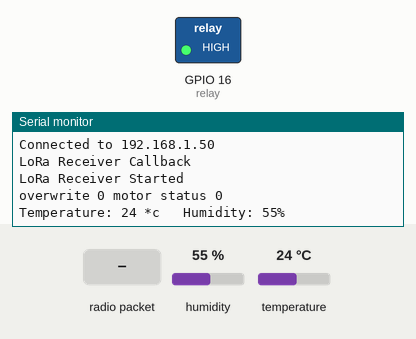
This sketch was run on a simulated ESP32. Parts: switched loads named in the sketch (green lamp = pin HIGH), the last lines printed to the serial monitor. The test bench sets the inputs (shaded band); at power-on: humidity 55 %, temperature 24 °C. WiFi joins after 1.5 s; servers stay silent unless stated; the local clock reads 2024-03-15 10:24:30 at power-on unless the sketch sets it; no radio packets arrive unless stated; the Firebase database answers and starts empty.

Above: at 5.1 s.
5.2 s: radio packet "int" arrives
At 5.7 s:
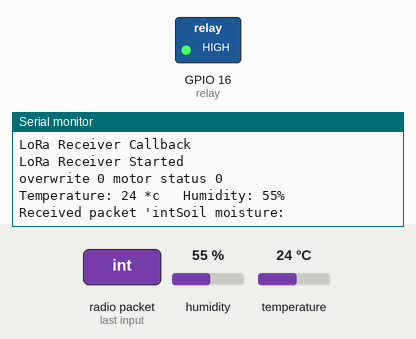
7.7 s: radio packet "200" arrives
At 8.5 s:
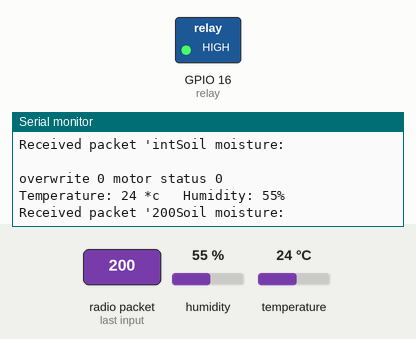

Measured:
- after the input at 5.2 s, the serial monitor: prints a new line at once (image 1)
- after the input at 7.7 s, the serial monitor: prints a new line at once (image 2)

The sketch:

controller.ino
```cpp
#include <LoRa.h>
#include <SPI.h>
#include <DHT.h>
#include <WiFi.h>
#include <time.h>
#include <HTTPClient.h>
#include <FirebaseESP32.h>
#include <ArduinoJson.h>

#define ss 5
#define rst 14
#define dio0 2
#define DHTTYPE DHT11
#define DHTPIN 4
#define relay 16

DHT dht(DHTPIN, DHTTYPE);
HTTPClient http;
FirebaseData firebaseData;

// a string to hold NTP server to request epoch time
const char* ntpServer = "pool.ntp.org";

//WiFi credentials
const char* ssid = "Jarun's phone";
const char* password = "myphone1";

// API keys and URL for Accuweather API
String apiKey = "4gTsKl3rKk2y11MEH1a8jG0p22A6AMwL";
String weatherAPI = "http://dataservice.accuweather.com/forecasts/v1/daily/1day/190803?apikey=" + apiKey + "&details=true&metric=true";
int weatherResponse;
String weatherPayload;

// Firebase credentials
String FIREBASE_HOST = "https://smartirrigation-e152e-default-rtdb.asia-southeast1.firebasedatabase.app/";
String FIREBASE_AUTH = "Da7VhoMY0ujXYMFuZeyPYHpdzihTwO3kaGN7N0WV";

//Sensor value variables
struct dhtReadings {
  int temperature;
  int humidity;
};

int soil_moisture = 100;
struct dhtReadings dhtVAL;

// Weather data
int precepitationProb = 50;
long lastUpdateTime = 0;
int timeOffset = 5.5;

bool motorStatus = false;
int overwrite = 0;

//threshold
int tempThresh = 30;
int humThresh = 70;
int prepThresh = 75;
int soilMThresh = 70;

// Ggets current epoch time
unsigned long Get_Epoch_Time() {
  time_t now;
  struct tm timeinfo;
  if (!getLocalTime(&timeinfo)) {
    Serial.println("Failed to obtain time");
    return(0);
  }
  time(&now);
  return now;
}

void initWiFi() {
  WiFi.mode(WIFI_STA);
  WiFi.begin(ssid, password);
  Serial.print("Connecting to WiFi...");
  while(WiFi.status() != WL_CONNECTED) {
    Serial.print(".");
    delay(1000);
  }
  Serial.print("\nConnected to ");
  Serial.println(WiFi.localIP());

  Firebase.begin(FIREBASE_HOST, FIREBASE_AUTH);
  Firebase.reconnectWiFi(true);
  Firebase.setwriteSizeLimit(firebaseData, "tiny");
}

void onReceive(int packetSize) {
  // received a packet
  Serial.print("Received packet '");

  // read packet
  String packet = LoRa.readString();
  Serial.print(packet);

  String val = packet.substring(6, packetSize);
  soil_moisture = val.toInt();

  // print RSSI of packet
//  Serial.print("' with RSSI ");
//  Serial.println(LoRa.packetRssi());
  Serial.print("Soil moisture: ");
  Serial.println(val);
  Serial.println(" ");
}

void initLoRa() {
  LoRa.setPins(ss, rst, dio0);
  Serial.println("LoRa Receiver Callback");

  while (!LoRa.begin(433E6)) {
    Serial.println("Starting LoRa failed!");
    delay(1000);
  }
  Serial.println("LoRa Receiver Started");
  LoRa.onReceive(onReceive);
  LoRa.receive();
}


void readDHT() {
  struct dhtReadings read;
  read.temperature = dht.readTemperature();
  read.humidity = dht.readHumidity();
  if(isnan(read.temperature) && isnan(read.humidity)) {
    Serial.println("Failed to read from DHT sensor");
  } else {
    dhtVAL.temperature = read.temperature;
    dhtVAL.humidity = read.humidity;
    Serial.print("Temperature: ");
    Serial.print(read.temperature);
    Serial.print(" *c   Humidity: ");
    Serial.print(read.humidity);
    Serial.println("%");
  }
}

void getWeatherData() {
  http.begin(weatherAPI.c_str());
  weatherResponse = http.GET();

  weatherPayload = "{}";
  Serial.print("HTTP response code: ");
  Serial.println(weatherResponse);
  if(weatherResponse == 200) {
    weatherPayload = http.getString();

    StaticJsonDocument<200> doc;
    DeserializationError error = deserializeJson(doc, weatherPayload);
    if(error) {
      Serial.println("Json Parsing failed");
      return;
    }
    precepitationProb = doc["DailyForecasts"]["Day"]["PrecipitationProbability"];
    Serial.print("Probability of precepiation: ");
    Serial.println(precepitationProb);
    Firebase.RTDB.setInt(&firebaseData, "123/sensrd/rainprob", precepitationProb);
  } else {
    Serial.println("ERROR IN GETTING WEATHER DATA");
  }
}

void getThresh() {
  Firebase.RTDB.getInt(&firebaseData, "123/overwrite");

  if(firebaseData.dataType() == "int") {
    overwrite = firebaseData.intData();
  }

  if(overwrite==1) {

    Firebase.RTDB.getInt(&firebaseData, "123/motor");
    if(firebaseData.dataType() == "int") {
      int temp = firebaseData.intData();
      if(temp == 1) {
        motorStatus = true;
      } else {
        motorStatus = false;
      }
    }
  }

  Firebase.RTDB.getInt(&firebaseData, "123/thresh/temp");
  if(firebaseData.dataType() == "int") {
    tempThresh = firebaseData.intData();
  }
  Firebase.RTDB.getInt(&firebaseData, "123/thresh/hum");
  if(firebaseData.dataType() == "int") {
    humThresh = firebaseData.intData();
  }
  Firebase.RTDB.getInt(&firebaseData, "123/thresh/rainprob");
  if(firebaseData.dataType() == "int") {
    prepThresh = firebaseData.intData();
  }
  Firebase.RTDB.getInt(&firebaseData, "123/thresh/moist");
  if(firebaseData.dataType() == "int") {
    soilMThresh = firebaseData.intData();
  }
}


void post() {
  Firebase.RTDB.setInt(&firebaseData, "123/sensrd/hum", dhtVAL.humidity);
  Firebase.RTDB.setInt(&firebaseData, "123/sensrd/temp", dhtVAL.temperature);
  Firebase.RTDB.setInt(&firebaseData, "123/sensrd/s1/moist", soil_moisture);
}


boolean checkTimeForFetch() {
  long tempTime = Get_Epoch_Time();
  if(tempTime-lastUpdateTime >= 21600) {
    lastUpdateTime = tempTime;
    return true;
  }
  return false;
}

void control() {
  readDHT();

  // user input
  if(overwrite == 1) {
    if(motorStatus){
      digitalWrite(relay, LOW);
    } else {
      digitalWrite(relay, HIGH);
    }
    return;
  }

  if(soil_moisture <= soilMThresh) {
    if(dhtVAL.temperature >= tempThresh && dhtVAL.humidity <= humThresh) {

      // Update weather report only if the last update happened
      // before 6 hours
      if(checkTimeForFetch()) {
        getWeatherData();
      }

      if(precepitationProb < prepThresh) {
        if(!motorStatus) {
          Serial.println("Irrigating");
          Firebase.RTDB.setInt(&firebaseData, "123/motor", 1);
          motorStatus = true;
          digitalWrite(relay, LOW);
          Serial.println("Waits for 20 sec");
          delay(20000);
        }
      } else {
        Serial.println("Rain predicted");
        if(motorStatus) {
          motorStatus = false;
          Firebase.RTDB.setInt(&firebaseData, "123/motor", 0);
          digitalWrite(relay, HIGH);
        }
      }

    } else {
      if(motorStatus) {
        motorStatus = false;
        Firebase.RTDB.setInt(&firebaseData, "123/motor", 0);
        Serial.println("Irrigation turned off");
        digitalWrite(relay, HIGH);
      }
    }
  }
}

void setup() {
  Serial.begin(9600);
  while (!Serial);
  delay(1000);

  configTime(0, 0, ntpServer);
  initWiFi();
  initLoRa();
  pinMode(DHTPIN, INPUT);
  pinMode(relay, OUTPUT);
  digitalWrite(relay, HIGH);
  dht.begin();

  getThresh();
  Firebase.RTDB.getInt(&firebaseData, "123/motor");
    if(firebaseData.dataType() == "int") {
      int temp = firebaseData.intData();
      if(temp == 1) {
        motorStatus = true;
      } else {
        motorStatus = false;
      }
    }
}

void loop() {
  getThresh();
  Serial.print("overwrite ");
  Serial.print(overwrite);
  Serial.print(" motor status ");
  Serial.println(motorStatus);
  control();
  post();
  delay(1000);
}
```
